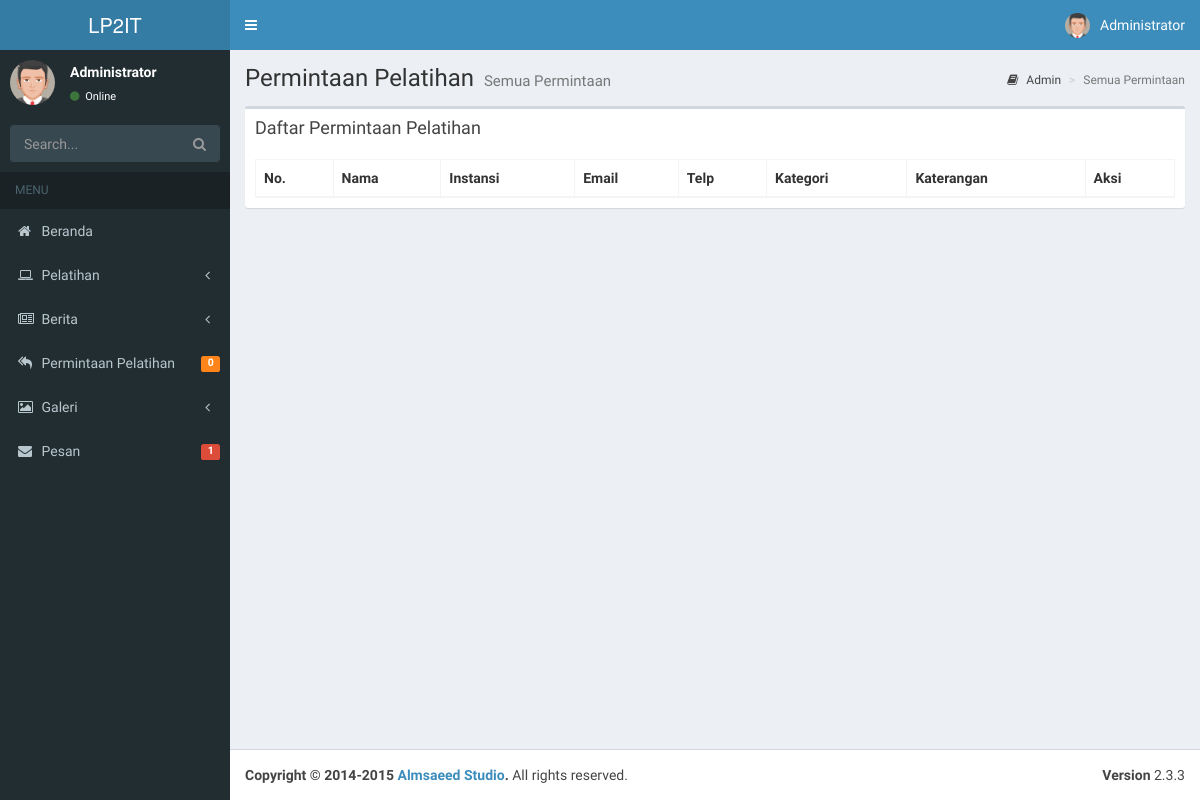
The page /index.php/admin/reqAll on the database as committed earlier.
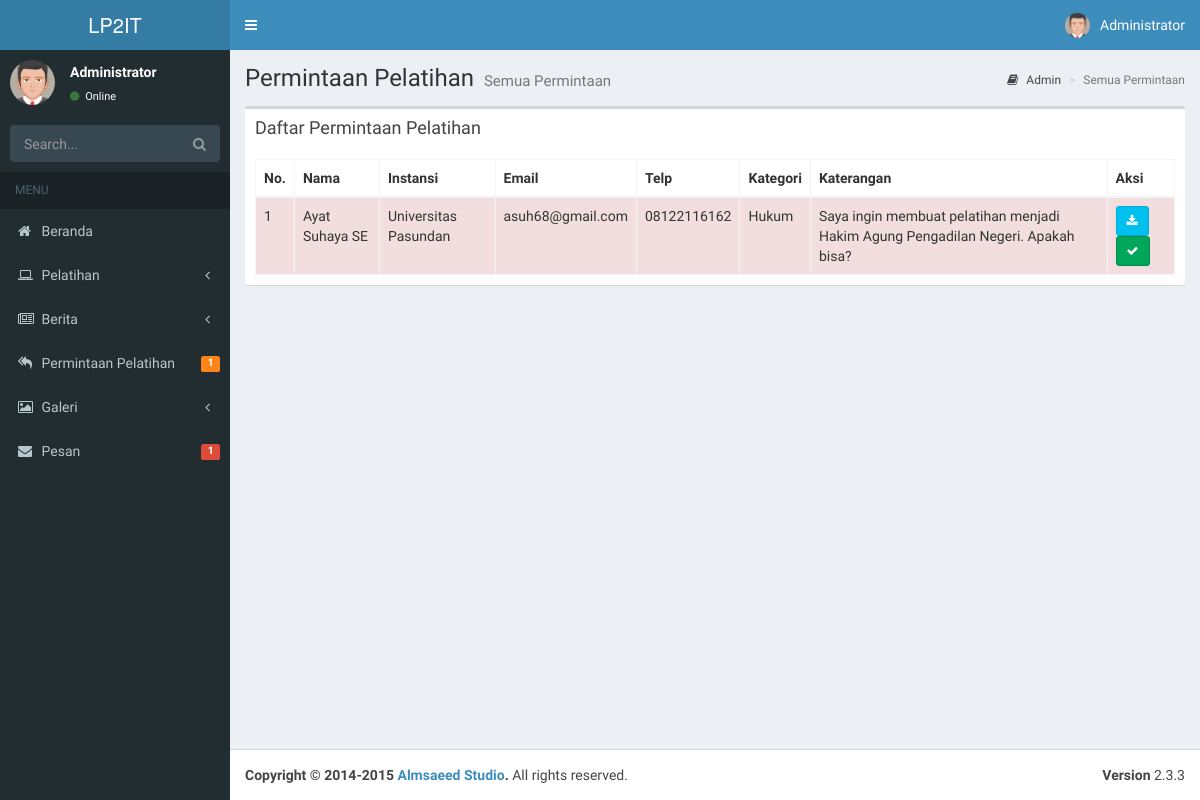
The same page on the database as committed later.
### tables this page shows
CREATE TABLE `tb_request` (
  `id` int(11) NOT NULL,
  `nama` varchar(255) NOT NULL,
  `instansi` varchar(255) NOT NULL,
  `email` varchar(255) NOT NULL,
  `telepon` varchar(255) NOT NULL,
  `kategori` varchar(255) NOT NULL,
  `keterangan` text NOT NULL,
  `file` varchar(255) NOT NULL,
  `stats` int(2) NOT NULL DEFAULT '0'
);

### application/controllers/Admin.php (called while the page is built, shortened)
<?php
class Admin extends CI_Controller {
	private $head;
	public function __construct(){
		$this->head['pelatihan'] = $this->ModelPelatihan->selectAll()->num_rows();
		$this->head['galeri'] = $this->ModelGaleri->selectAll()->num_rows();
		$this->head['berita'] = $this->ModelNews->selectAll()->num_rows();
		$this->head['pesan'] = $this->ModelPesan->selectAll()->num_rows();
		$this->head['request'] = $this->ModelRequest->selectAll()->num_rows();
	}
	public function reqAll(){
		$data['all'] = $this->ModelRequest->selectAll()->result_array();
		$this->load->view('admin/templates/header',$this->head);
		$this->load->view('admin/reqAll',$data);
		$this->load->view('admin/templates/footer');
	}
}

### index.php (called while the page is built, shortened)
<?php
require_once BASEPATH.'core/CodeIgniter.php';

### application/models/ModelRequest.php (called while the page is built, shortened)
<?php
class ModelRequest extends CI_Model {
	public $tableName;
	public function __construct(){
		$this->tableName = "tb_request";
	}
	public function selectAll($from=0,$offset=0){
		$this->db->select('*');
		$this->db->from($this->tableName);
		$this->db->order_by('stats','DESC');
		$this->db->limit($from,$offset);
		return $this->db->get();
	}
}

### application/views/admin/reqAll.php (the view, shortened to what the changed rows need)
<div class="content-wrapper">
  <section class="content-header">
    <h1>
      Permintaan Pelatihan
      <small>Semua Permintaan</small>
    </h1>
  </section>
  <section class="content">
    <div class="row">
      <div class="col-xs-12">
      <div class="box">
          <div class="box-body">
          <table id="dt" class="table table-bordered table-hover">
              <thead>
              <tr>
                  <th>No.</th>
                  <th>Nama</th>
                  <th>Instansi</th>
                  <th>Email</th>
                  <th>Telp</th>
                  <th>Kategori</th>
                  <th>Katerangan</th>
                  <th>Aksi</th>
              </tr>
              </thead>
              <tbody>
              <?php
              $i=1;foreach($all as $row){
               ?>
              <tr class="<?php if($row['stats'] == 1) echo "success"; else echo "danger";?>">
                  <td><?php echo $i++; ?></td>
                  <td><?php echo $row['nama']; ?></td>
                  <td><?php echo $row['instansi']; ?></td>
                  <td><?php echo $row['email']; ?></td>
                  <td><?php echo $row['telepon']; ?></td>
                  <td><?php echo $row['kategori']; ?></td>
                  <td><?php echo $row['keterangan']; ?></td>
                  <td>
                  <a title="Download Peserta" target="_blank" class="btn btn-sm btn-info" href="<?php echo base_url('uploads/peserta/'.$row['file']);?>"><i class="fa fa-download" ></i></a>
                  <button type="button" onclick="location.href='<?php echo site_url();?>Admin/markProcessed/<?php echo $row['id']; ?>'" class="btn btn-sm btn-<?php if($row['stats']==1)echo 'danger'; else echo 'success';?>"><i class="fa fa-<?php if($row['stats']==0)echo "check"; else echo "close"; ?>"></i></button>
                  </td>
              </tr>
              <?php } ?>
              </tbody>
          </table>
          </div>
      </div>
      </div>
  </div>
  </section>
</div>

### application/views/admin/templates/header.php (shortened to what the changed rows need)
<!DOCTYPE html>
<html>
<head>
  <link rel="stylesheet" href="<?php echo base_url(); ?>assets/css/bootstrap.min.css">
  <link rel="stylesheet" href="https://cdnjs.cloudflare.com/ajax/libs/font-awesome/4.5.0/css/font-awesome.min.css">
  <link rel="stylesheet" href="https://cdnjs.cloudflare.com/ajax/libs/ionicons/2.0.1/css/ionicons.min.css">
  <link rel="stylesheet" href="<?php echo base_url(); ?>assets/css/AdminLTE/AdminLTE.min.css">
  <link rel="stylesheet" href="<?php echo base_url(); ?>assets/css/AdminLTE/skins/_all-skins.min.css">
  <link rel="stylesheet" href="<?php echo base_url(); ?>plugins/iCheck/flat/blue.css">
  <link rel="stylesheet" href="<?php echo base_url(); ?>plugins/morris/morris.css">
  <link rel="stylesheet" href="<?php echo base_url(); ?>plugins/jvectormap/jquery-jvectormap-1.2.2.css">
  <link rel="stylesheet" href="<?php echo base_url(); ?>plugins/datepicker/datepicker3.css">
  <link rel="stylesheet" href="<?php echo base_url(); ?>plugins/daterangepicker/daterangepicker-bs3.css">
  <link rel="stylesheet" href="<?php echo base_url(); ?>plugins/bootstrap-wysihtml5/bootstrap3-wysihtml5.min.css">
  <link rel="stylesheet" href="<?php echo base_url(); ?>assets/styleadmin.css">
</head>
<body class="hold-transition skin-blue sidebar-mini">
<div class="wrapper">
  <aside class="main-sidebar">
    <section class="sidebar">
      <ul class="sidebar-menu">
        <li class="treeview">
          <a href="<?php echo site_url(); ?>Admin/reqAll">
            <span class="pull-right-container">
              <span class="label bg-orange pull-right"><?php echo $request; ?></span>
            </span>
          </a>
        </li>
      </ul>
    </section>
  </aside>

Rows that differ between the two databases and show on the page:
added tb_request: nama "Ayat Suhaya SE", instansi "Universitas Pasundan", email "asuh68@gmail.com", telepon "08122116162", kategori "Hukum", keterangan "Saya ingin membuat pelatihan menjadi Hakim Agung Pengadilan Negeri. Apakah bisa?", stats 0 (drawn)
Other text that changed with them:
$request: "0" → "1"
